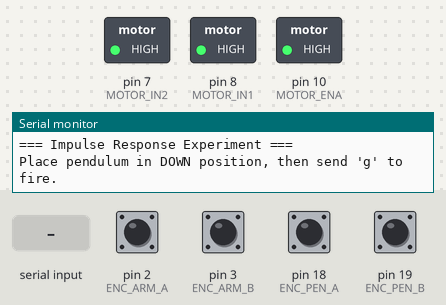
Bench run of a sketch on a simulated Arduino Mega 2560, built with avr-gcc and run on an emulated ATmega2560. Shown: switched loads named in the sketch (green lamp = pin HIGH), the last lines printed to the serial monitor. Inputs (shaded band) come from the test bench; at power-on: pin 2 (ENC_ARM_A), pin 3 (ENC_ARM_B), pin 18 (ENC_PEN_A), pin 19 (ENC_PEN_B) HIGH.

Above: at 1.2 s.
1.3 s: "g" received over Serial
At 1.81 s:
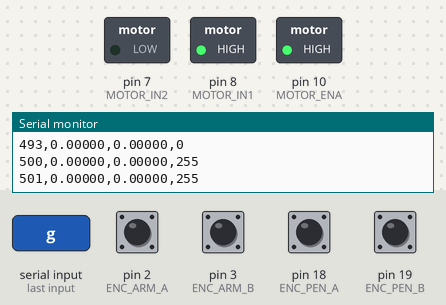
Timing chart, 0 to 4.3 s (numbered marks = the images above; inputs shaded):
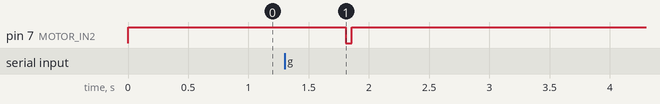

The sketch:

impulse_response.ino
```cpp
/*
 * ============================================================
 *  Furuta Pendulum — IMPULSE RESPONSE EXPERIMENT
 *  Hardware : Arduino MEGA 2560 + L298P Motor Driver Shield
 * ============================================================
 *
 * PURPOSE:
 *   Apply a short-duration high-amplitude torque pulse (impulse
 *   approximation) to the arm motor and record the free response
 *   of both the arm (θ) and pendulum (α).
 *
 * EXPERIMENT PROCEDURE:
 *   1. Place pendulum in DOWN position (hanging naturally).
 *   2. Upload this sketch, open Serial Monitor at 115200 baud.
 *   3. Send 'g' to trigger one impulse shot.
 *   4. The sketch will:
 *        a. Record 0.5 s baseline (motor off)
 *        b. Fire motor at IMPULSE_PWM for IMPULSE_MS
 *        c. Brake immediately, record 3 s of free decay
 *   5. Repeat with different IMPULSE_PWM / IMPULSE_MS values.
 *
 * SUGGESTED PARAMETER SWEEPS:
 *   IMPULSE_MS  : 30, 50, 80, 100 ms
 *   IMPULSE_PWM : 150, 200, 255
 *
 * WIRING: Same as furuta_main.ino
 * ─────────────────────────────────────────────────────────────
 */

// ─────────────────────────────────────────────────────────────
//  PINS
// ─────────────────────────────────────────────────────────────
#define MOTOR_ENA   10
#define MOTOR_IN1    8
#define MOTOR_IN2    7

#define ENC_ARM_A    2
#define ENC_ARM_B    3
#define ENC_PEN_A   18
#define ENC_PEN_B   19

// ─────────────────────────────────────────────────────────────
//  EXPERIMENT PARAMETERS — EDIT THESE
// ─────────────────────────────────────────────────────────────
const int   IMPULSE_PWM  = 255;   // Peak PWM amplitude (0–255)
const unsigned long IMPULSE_MS  = 50;    // Pulse width (ms) — keep short!
const unsigned long PRE_MS      = 500;   // Baseline before pulse (ms)
const unsigned long POST_MS     = 3000;  // Free-decay recording after pulse (ms)
const unsigned long SAMPLE_MS   = 5;     // Sampling period → 200 Hz

// ─────────────────────────────────────────────────────────────
//  ENCODER CONSTANTS
// ─────────────────────────────────────────────────────────────
const float ARM_CPR      = 4096.0;
const float PENDULUM_CPR = 4096.0;

// ─────────────────────────────────────────────────────────────
//  GLOBALS
// ─────────────────────────────────────────────────────────────
volatile long enc_arm = 0;
volatile long enc_pen = 0;
volatile bool arm_B   = false;
volatile bool pen_B   = false;

// ─────────────────────────────────────────────────────────────
//  ISRs
// ─────────────────────────────────────────────────────────────
void ISR_arm_A() { bool a = digitalRead(ENC_ARM_A); (a == arm_B) ? enc_arm-- : enc_arm++; }
void ISR_arm_B() { arm_B = digitalRead(ENC_ARM_B);  bool a = digitalRead(ENC_ARM_A); (a == arm_B) ? enc_arm++ : enc_arm--; }
void ISR_pen_A() { bool a = digitalRead(ENC_PEN_A); (a == pen_B) ? enc_pen-- : enc_pen++; }
void ISR_pen_B() { pen_B = digitalRead(ENC_PEN_B);  bool a = digitalRead(ENC_PEN_A); (a == pen_B) ? enc_pen++ : enc_pen--; }

// ─────────────────────────────────────────────────────────────
//  MOTOR HELPERS
// ─────────────────────────────────────────────────────────────
void setMotor(int pwm) {
  pwm = constrain(pwm, -255, 255);
  if (pwm > 0)      { digitalWrite(MOTOR_IN1, HIGH); digitalWrite(MOTOR_IN2, LOW);  analogWrite(MOTOR_ENA, pwm);  }
  else if (pwm < 0) { digitalWrite(MOTOR_IN1, LOW);  digitalWrite(MOTOR_IN2, HIGH); analogWrite(MOTOR_ENA, -pwm); }
  else              { digitalWrite(MOTOR_IN1, HIGH);  digitalWrite(MOTOR_IN2, HIGH); analogWrite(MOTOR_ENA, 0);    }
}

void brakeMotor() {
  digitalWrite(MOTOR_IN1, HIGH);
  digitalWrite(MOTOR_IN2, HIGH);
  analogWrite(MOTOR_ENA, 255);
}

// ─────────────────────────────────────────────────────────────
//  LOG ONE DATA POINT
// ─────────────────────────────────────────────────────────────
void logData(unsigned long t_ms, int pwm_val) {
  noInterrupts();
  long a = enc_arm;
  long p = enc_pen;
  interrupts();

  float theta = (float)a * (2.0f * PI) / ARM_CPR;
  float alpha = (float)p * (2.0f * PI) / PENDULUM_CPR;

  Serial.print(t_ms);      Serial.print(',');
  Serial.print(theta, 5);  Serial.print(',');
  Serial.print(alpha, 5);  Serial.print(',');
  Serial.println(pwm_val);
}

// ─────────────────────────────────────────────────────────────
//  RUN ONE IMPULSE EXPERIMENT
// ─────────────────────────────────────────────────────────────
void runImpulseExperiment() {
  Serial.println(F("# === IMPULSE RESPONSE EXPERIMENT ==="));
  Serial.print(F("# IMPULSE_PWM=")); Serial.println(IMPULSE_PWM);
  Serial.print(F("# IMPULSE_MS="));  Serial.println(IMPULSE_MS);
  Serial.print(F("# PRE_MS="));      Serial.println(PRE_MS);
  Serial.print(F("# POST_MS="));     Serial.println(POST_MS);
  Serial.println(F("# ---"));
  Serial.println(F("time_ms,theta_rad,alpha_rad,motor_pwm"));

  // Zero encoders
  noInterrupts();
  enc_arm = 0;
  enc_pen = 0;
  interrupts();

  unsigned long t0 = millis();

  // PHASE 1: Pre-impulse baseline
  unsigned long phase_end = t0 + PRE_MS;
  while (millis() < phase_end) {
    logData(millis() - t0, 0);
    delay(SAMPLE_MS);
  }

  // PHASE 2: Impulse — fire and time precisely
  unsigned long t_impulse_start = millis();
  setMotor(IMPULSE_PWM);

  // Use busy-wait for accurate short pulse timing
  while ((millis() - t_impulse_start) < IMPULSE_MS) {
    // Tight loop — do NOT add delay() here
    // Log at high speed during impulse
    logData(millis() - t0, IMPULSE_PWM);
  }

  // PHASE 3: Brake immediately & record free decay
  brakeMotor();
  phase_end = millis() + POST_MS;
  while (millis() < phase_end) {
    logData(millis() - t0, 0);
    delay(SAMPLE_MS);
  }

  Serial.println(F("# EXPERIMENT COMPLETE"));
  Serial.println(F("# Send 'g' to run again"));
}

// ─────────────────────────────────────────────────────────────
//  SETUP
// ─────────────────────────────────────────────────────────────
void setup() {
  Serial.begin(115200);

  pinMode(MOTOR_ENA, OUTPUT);
  pinMode(MOTOR_IN1, OUTPUT);
  pinMode(MOTOR_IN2, OUTPUT);
  brakeMotor();

  pinMode(ENC_ARM_A, INPUT_PULLUP);
  pinMode(ENC_ARM_B, INPUT_PULLUP);
  pinMode(ENC_PEN_A, INPUT_PULLUP);
  pinMode(ENC_PEN_B, INPUT_PULLUP);

  arm_B = digitalRead(ENC_ARM_B);
  pen_B = digitalRead(ENC_PEN_B);

  attachInterrupt(digitalPinToInterrupt(ENC_ARM_A), ISR_arm_A, CHANGE);
  attachInterrupt(digitalPinToInterrupt(ENC_ARM_B), ISR_arm_B, CHANGE);
  attachInterrupt(digitalPinToInterrupt(ENC_PEN_A), ISR_pen_A, CHANGE);
  attachInterrupt(digitalPinToInterrupt(ENC_PEN_B), ISR_pen_B, CHANGE);

  Serial.println(F("=== Impulse Response Experiment ==="));
  Serial.println(F("Place pendulum in DOWN position, then send 'g' to fire."));
}

// ─────────────────────────────────────────────────────────────
//  LOOP
// ─────────────────────────────────────────────────────────────
void loop() {
  if (Serial.available()) {
    char c = Serial.read();
    if (c == 'g') runImpulseExperiment();
  }
}
```

Measured:
- after the input at 1.3 s, pin 7 (MOTOR_IN2): HIGH → LOW after 0.51 s, → HIGH 0.05 s later
